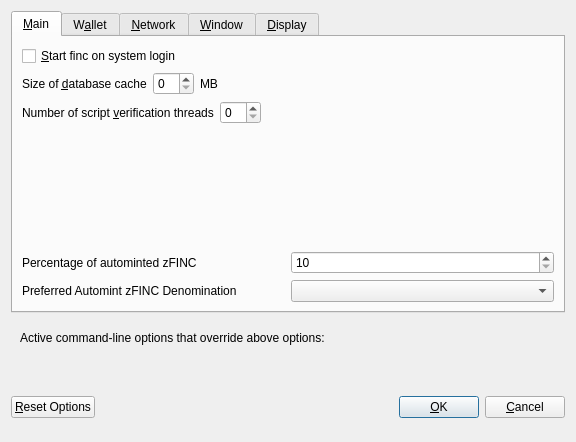
<?xml version="1.0" encoding="UTF-8"?>
<ui version="4.0">
 <class>OptionsDialog</class>
 <widget class="QDialog" name="OptionsDialog">
  <property name="geometry">
   <rect>
    <x>0</x>
    <y>0</y>
    <width>576</width>
    <height>442</height>
   </rect>
  </property>
  <property name="windowTitle">
   <string>Options</string>
  </property>
  <property name="modal">
   <bool>true</bool>
  </property>
  <layout class="QVBoxLayout" name="verticalLayout">
   <item>
    <widget class="QTabWidget" name="tabWidget">
     <property name="currentIndex">
      <number>0</number>
     </property>
     <widget class="QWidget" name="tabMain">
      <attribute name="title">
       <string>&amp;Main</string>
      </attribute>
      <layout class="QVBoxLayout" name="verticalLayout_Main">
       <item>
        <widget class="QCheckBox" name="bitcoinAtStartup">
         <property name="toolTip">
          <string>Automatically start finc after logging in to the system.</string>
         </property>
         <property name="text">
          <string>&amp;Start finc on system login</string>
         </property>
        </widget>
       </item>
       <item>
        <layout class="QHBoxLayout" name="horizontalLayout_2_Main">
         <item>
          <widget class="QLabel" name="databaseCacheLabel">
           <property name="text">
            <string>Size of &amp;database cache</string>
           </property>
           <property name="textFormat">
            <enum>Qt::PlainText</enum>
           </property>
           <property name="buddy">
            <cstring>databaseCache</cstring>
           </property>
          </widget>
         </item>
         <item>
          <widget class="QSpinBox" name="databaseCache"/>
         </item>
         <item>
          <widget class="QLabel" name="databaseCacheUnitLabel">
           <property name="text">
            <string>MB</string>
           </property>
           <property name="textFormat">
            <enum>Qt::PlainText</enum>
           </property>
          </widget>
         </item>
         <item>
          <spacer name="horizontalSpacer_2_Main">
           <property name="orientation">
            <enum>Qt::Horizontal</enum>
           </property>
           <property name="sizeHint" stdset="0">
            <size>
             <width>40</width>
             <height>20</height>
            </size>
           </property>
          </spacer>
         </item>
        </layout>
       </item>
       <item>
        <layout class="QHBoxLayout" name="horizontalLayout_3_Main">
         <item>
          <widget class="QLabel" name="threadsScriptVerifLabel">
           <property name="text">
            <string>Number of script &amp;verification threads</string>
           </property>
           <property name="textFormat">
            <enum>Qt::PlainText</enum>
           </property>
           <property name="buddy">
            <cstring>threadsScriptVerif</cstring>
           </property>
          </widget>
         </item>
         <item>
          <widget class="QSpinBox" name="threadsScriptVerif">
           <property name="toolTip">
            <string>(0 = auto, &lt;0 = leave that many cores free)</string>
           </property>
          </widget>
         </item>
         <item>
          <spacer name="horizontalSpacer_3_Main">
           <property name="orientation">
            <enum>Qt::Horizontal</enum>
           </property>
           <property name="sizeHint" stdset="0">
            <size>
             <width>40</width>
             <height>20</height>
            </size>
           </property>
          </spacer>
         </item>
        </layout>
       </item>
       <item>
        <spacer name="verticalSpacer_2">
         <property name="orientation">
          <enum>Qt::Vertical</enum>
         </property>
         <property name="sizeHint" stdset="0">
          <size>
           <width>20</width>
           <height>40</height>
          </size>
         </property>
        </spacer>
       </item>
       <item>
        <layout class="QHBoxLayout" name="horizontalLayout_3">
         <item>
          <widget class="QLabel" name="percentage_label">
           <property name="toolTip">
            <string>Percentage of incoming FINC which get automatically converted to zFINC via Zerocoin Protocol (min: 10%)</string>
           </property>
           <property name="text">
            <string>Percentage of autominted zFINC</string>
           </property>
          </widget>
         </item>
         <item>
          <widget class="QSpinBox" name="zeromintPercentage">
           <property name="minimum">
            <number>10</number>
           </property>
           <property name="maximum">
            <number>100</number>
           </property>
          </widget>
         </item>
        </layout>
       </item>
       <item>
        <layout class="QHBoxLayout" name="horizontalLayout" stretch="0,0">
         <property name="sizeConstraint">
          <enum>QLayout::SetFixedSize</enum>
         </property>
         <item>
          <widget class="QLabel" name="labelPreferredDenom">
           <property name="maximumSize">
            <size>
             <width>16777215</width>
             <height>16777215</height>
            </size>
           </property>
           <property name="toolTip">
            <string>Wait with automatic conversion to Zerocoin until enough FINC for this denomination is available</string>
           </property>
           <property name="text">
            <string>Preferred Automint zFINC Denomination</string>
           </property>
          </widget>
         </item>
         <item>
          <widget class="QComboBox" name="preferredDenom">
           <property name="maximumSize">
            <size>
             <width>16777215</width>
             <height>27</height>
            </size>
           </property>
           <property name="toolTip">
            <string>Wait with automatic conversion to Zerocoin until enough FINC for this denomination is available</string>
           </property>
           <property name="maxVisibleItems">
            <number>9</number>
           </property>
           <property name="maxCount">
            <number>9</number>
           </property>
          </widget>
         </item>
        </layout>
       </item>
      </layout>
     </widget>
     <widget class="QWidget" name="tabWallet">
      <attribute name="title">
       <string>W&amp;allet</string>
      </attribute>
      <layout class="QVBoxLayout" name="verticalLayout_Wallet">
       <item>
        <widget class="QGroupBox" name="groupBox">
         <property name="title">
          <string>Expert</string>
         </property>
         <layout class="QVBoxLayout" name="verticalLayout_2">
          <item>
           <widget class="QCheckBox" name="coinControlFeatures">
            <property name="toolTip">
             <string>Whether to show coin control features or not.</string>
            </property>
            <property name="text">
             <string>Enable coin &amp;control features</string>
            </property>
           </widget>
          </item>
          <item>
           <widget class="QCheckBox" name="showMasternodesTab">
            <property name="toolTip">
             <string>Show additional tab listing all your masternodes in first sub-tab&lt;br/&gt;and all masternodes on the network in second sub-tab.</string>
            </property>
            <property name="text">
             <string>Show Masternodes Tab</string>
            </property>
           </widget>
          </item>
          <item>
           <widget class="QCheckBox" name="spendZeroConfChange">
            <property name="toolTip">
             <string>If you disable the spending of unconfirmed change, the change from a transaction&lt;br/&gt;cannot be used until that transaction has at least one confirmation.&lt;br/&gt;This also affects how your balance is computed.</string>
            </property>
            <property name="text">
             <string>&amp;Spend unconfirmed change</string>
            </property>
           </widget>
          </item>
         </layout>
        </widget>
       </item>
       <item>
        <spacer name="verticalSpacer_Wallet">
         <property name="orientation">
          <enum>Qt::Vertical</enum>
         </property>
         <property name="sizeHint" stdset="0">
          <size>
           <width>20</width>
           <height>40</height>
          </size>
         </property>
        </spacer>
       </item>
      </layout>
     </widget>
     <widget class="QWidget" name="tabNetwork">
      <attribute name="title">
       <string>&amp;Network</string>
      </attribute>
      <layout class="QVBoxLayout" name="verticalLayout_Network">
       <item>
        <widget class="QCheckBox" name="mapPortUpnp">
         <property name="toolTip">
          <string>Automatically open the finc client port on the router. This only works when your router supports UPnP and it is enabled.</string>
         </property>
         <property name="text">
          <string>Map port using &amp;UPnP</string>
         </property>
        </widget>
       </item>
       <item>
        <widget class="QCheckBox" name="allowIncoming">
         <property name="toolTip">
          <string>Accept connections from outside</string>
         </property>
         <property name="text">
          <string>Allow incoming connections</string>
         </property>
        </widget>
       </item>
       <item>
        <widget class="QCheckBox" name="connectSocks">
         <property name="toolTip">
          <string>Connect to the finc network through a SOCKS5 proxy.</string>
         </property>
         <property name="text">
          <string>&amp;Connect through SOCKS5 proxy (default proxy):</string>
         </property>
        </widget>
       </item>
       <item>
        <layout class="QHBoxLayout" name="horizontalLayout_1_Network">
         <item>
          <widget class="QLabel" name="proxyIpLabel">
           <property name="text">
            <string>Proxy &amp;IP:</string>
           </property>
           <property name="textFormat">
            <enum>Qt::PlainText</enum>
           </property>
           <property name="buddy">
            <cstring>proxyIp</cstring>
           </property>
          </widget>
         </item>
         <item>
          <widget class="QValidatedLineEdit" name="proxyIp">
           <property name="minimumSize">
            <size>
             <width>140</width>
             <height>0</height>
            </size>
           </property>
           <property name="maximumSize">
            <size>
             <width>140</width>
             <height>16777215</height>
            </size>
           </property>
           <property name="toolTip">
            <string>IP address of the proxy (e.g. IPv4: 127.0.0.1 / IPv6: ::1)</string>
           </property>
          </widget>
         </item>
         <item>
          <widget class="QLabel" name="proxyPortLabel">
           <property name="text">
            <string>&amp;Port:</string>
           </property>
           <property name="textFormat">
            <enum>Qt::PlainText</enum>
           </property>
           <property name="buddy">
            <cstring>proxyPort</cstring>
           </property>
          </widget>
         </item>
         <item>
          <widget class="QLineEdit" name="proxyPort">
           <property name="minimumSize">
            <size>
             <width>55</width>
             <height>0</height>
            </size>
           </property>
           <property name="maximumSize">
            <size>
             <width>55</width>
             <height>16777215</height>
            </size>
           </property>
           <property name="toolTip">
            <string>Port of the proxy (e.g. 9050)</string>
           </property>
          </widget>
         </item>
         <item>
          <spacer name="horizontalSpacer_1_Network">
           <property name="orientation">
            <enum>Qt::Horizontal</enum>
           </property>
           <property name="sizeHint" stdset="0">
            <size>
             <width>40</width>
             <height>20</height>
            </size>
           </property>
          </spacer>
         </item>
        </layout>
       </item>
       <item>
        <spacer name="verticalSpacer_Network">
         <property name="orientation">
          <enum>Qt::Vertical</enum>
         </property>
         <property name="sizeHint" stdset="0">
          <size>
           <width>20</width>
           <height>40</height>
          </size>
         </property>
        </spacer>
       </item>
      </layout>
     </widget>
     <widget class="QWidget" name="tabWindow">
      <attribute name="title">
       <string>&amp;Window</string>
      </attribute>
      <layout class="QVBoxLayout" name="verticalLayout_Window">
       <item>
        <widget class="QCheckBox" name="minimizeToTray">
         <property name="toolTip">
          <string>Show only a tray icon after minimizing the window.</string>
         </property>
         <property name="text">
          <string>&amp;Minimize to the tray instead of the taskbar</string>
         </property>
        </widget>
       </item>
       <item>
        <widget class="QCheckBox" name="minimizeOnClose">
         <property name="toolTip">
          <string>Minimize instead of exit the application when the window is closed. When this option is enabled, the application will be closed only after selecting Quit in the menu.</string>
         </property>
         <property name="text">
          <string>M&amp;inimize on close</string>
         </property>
        </widget>
       </item>
       <item>
        <spacer name="verticalSpacer_Window">
         <property name="orientation">
          <enum>Qt::Vertical</enum>
         </property>
         <property name="sizeHint" stdset="0">
          <size>
           <width>20</width>
           <height>40</height>
          </size>
         </property>
        </spacer>
       </item>
      </layout>
     </widget>
     <widget class="QWidget" name="tabDisplay">
      <attribute name="title">
       <string>&amp;Display</string>
      </attribute>
      <layout class="QVBoxLayout" name="verticalLayout_Display">
       <item>
        <layout class="QHBoxLayout" name="horizontalLayout_1_Display">
         <item>
          <widget class="QLabel" name="langLabel">
           <property name="text">
            <string>User Interface &amp;language:</string>
           </property>
           <property name="textFormat">
            <enum>Qt::PlainText</enum>
           </property>
           <property name="buddy">
            <cstring>lang</cstring>
           </property>
          </widget>
         </item>
         <item>
          <widget class="QValueComboBox" name="lang">
           <property name="toolTip">
            <string>The user interface language can be set here. This setting will take effect after restarting finc.</string>
           </property>
          </widget>
         </item>
        </layout>
       </item>
       <item>
        <widget class="QLabel" name="label_3">
         <property name="toolTip">
          <string notr="true"/>
         </property>
         <property name="statusTip">
          <string notr="true"/>
         </property>
         <property name="whatsThis">
          <string notr="true"/>
         </property>
         <property name="accessibleName">
          <string notr="true"/>
         </property>
         <property name="text">
          <string>Language missing or translation incomplete? Help contributing translations here:
https://www.transifex.com/finc-project/finc-project-translations</string>
         </property>
         <property name="wordWrap">
          <bool>true</bool>
         </property>
         <property name="openExternalLinks">
          <bool>true</bool>
         </property>
         <property name="textInteractionFlags">
          <set>Qt::TextBrowserInteraction</set>
         </property>
        </widget>
       </item>
       <item>
        <layout class="QHBoxLayout" name="horizontalLayout_4_Display" stretch="0,0">
         <item>
          <widget class="QLabel" name="themeLabel">
           <property name="text">
            <string>User Interface Theme:</string>
           </property>
          </widget>
         </item>
         <item>
          <widget class="QValueComboBox" name="theme"/>
         </item>
        </layout>
       </item>
       <item>
        <widget class="Line" name="line">
         <property name="orientation">
          <enum>Qt::Horizontal</enum>
         </property>
        </widget>
       </item>
       <item>
        <layout class="QHBoxLayout" name="horizontalLayout_2_Display">
         <item>
          <widget class="QLabel" name="unitLabel">
           <property name="text">
            <string>&amp;Unit to show amounts in:</string>
           </property>
           <property name="textFormat">
            <enum>Qt::PlainText</enum>
           </property>
           <property name="buddy">
            <cstring>unit</cstring>
           </property>
          </widget>
         </item>
         <item>
          <widget class="QValueComboBox" name="unit">
           <property name="toolTip">
            <string>Choose the default subdivision unit to show in the interface and when sending coins.</string>
           </property>
          </widget>
         </item>
        </layout>
       </item>
       <item>
        <layout class="QHBoxLayout" name="horizontalLayout_5_Display">
         <item>
          <widget class="QLabel" name="digitsLabel">
           <property name="text">
            <string>Decimal digits</string>
           </property>
          </widget>
         </item>
         <item>
          <widget class="QValueComboBox" name="digits"/>
         </item>
        </layout>
       </item>
       <item>
        <layout class="QHBoxLayout" name="horizontalLayout_3_Display">
         <item>
          <widget class="QLabel" name="thirdPartyTxUrlsLabel">
           <property name="toolTip">
            <string>Third party URLs (e.g. a block explorer) that appear in the transactions tab as context menu items. %s in the URL is replaced by transaction hash. Multiple URLs are separated by vertical bar |.</string>
           </property>
           <property name="text">
            <string>Third party transaction URLs</string>
           </property>
           <property name="buddy">
            <cstring>thirdPartyTxUrls</cstring>
           </property>
          </widget>
         </item>
         <item>
          <widget class="QLineEdit" name="thirdPartyTxUrls">
           <property name="toolTip">
            <string>Third party URLs (e.g. a block explorer) that appear in the transactions tab as context menu items. %s in the URL is replaced by transaction hash. Multiple URLs are separated by vertical bar |.</string>
           </property>
          </widget>
         </item>
        </layout>
       </item>
       <item>
        <spacer name="verticalSpacer">
         <property name="orientation">
          <enum>Qt::Vertical</enum>
         </property>
         <property name="sizeHint" stdset="0">
          <size>
           <width>20</width>
           <height>40</height>
          </size>
         </property>
        </spacer>
       </item>
      </layout>
     </widget>
    </widget>
   </item>
   <item>
    <widget class="QFrame" name="frame">
     <layout class="QVBoxLayout" name="verticalLayout_Bottom">
      <item>
       <layout class="QHBoxLayout" name="horizontalLayout_Bottom">
        <item>
         <widget class="QLabel" name="overriddenByCommandLineInfoLabel">
          <property name="text">
           <string>Active command-line options that override above options:</string>
          </property>
          <property name="textFormat">
           <enum>Qt::PlainText</enum>
          </property>
         </widget>
        </item>
        <item>
         <spacer name="horizontalSpacer_Bottom">
          <property name="orientation">
           <enum>Qt::Horizontal</enum>
          </property>
          <property name="sizeHint" stdset="0">
           <size>
            <width>40</width>
            <height>20</height>
           </size>
          </property>
         </spacer>
        </item>
       </layout>
      </item>
      <item>
       <widget class="QLabel" name="overriddenByCommandLineLabel">
        <property name="text">
         <string/>
        </property>
        <property name="textFormat">
         <enum>Qt::PlainText</enum>
        </property>
        <property name="wordWrap">
         <bool>true</bool>
        </property>
       </widget>
      </item>
     </layout>
    </widget>
   </item>
   <item>
    <layout class="QHBoxLayout" name="horizontalLayout_Buttons">
     <item>
      <widget class="QPushButton" name="resetButton">
       <property name="toolTip">
        <string>Reset all client options to default.</string>
       </property>
       <property name="text">
        <string>&amp;Reset Options</string>
       </property>
       <property name="autoDefault">
        <bool>false</bool>
       </property>
      </widget>
     </item>
     <item>
      <spacer name="horizontalSpacer_1">
       <property name="orientation">
        <enum>Qt::Horizontal</enum>
       </property>
       <property name="sizeHint" stdset="0">
        <size>
         <width>40</width>
         <height>48</height>
        </size>
       </property>
      </spacer>
     </item>
     <item>
      <widget class="QLabel" name="statusLabel">
       <property name="minimumSize">
        <size>
         <width>200</width>
         <height>0</height>
        </size>
       </property>
       <property name="font">
        <font>
         <weight>75</weight>
         <bold>true</bold>
        </font>
       </property>
       <property name="text">
        <string/>
       </property>
       <property name="textFormat">
        <enum>Qt::PlainText</enum>
       </property>
       <property name="wordWrap">
        <bool>true</bool>
       </property>
      </widget>
     </item>
     <item>
      <spacer name="horizontalSpacer_2">
       <property name="orientation">
        <enum>Qt::Horizontal</enum>
       </property>
       <property name="sizeHint" stdset="0">
        <size>
         <width>40</width>
         <height>48</height>
        </size>
       </property>
      </spacer>
     </item>
     <item>
      <widget class="QPushButton" name="okButton">
       <property name="text">
        <string>&amp;OK</string>
       </property>
       <property name="autoDefault">
        <bool>false</bool>
       </property>
       <property name="default">
        <bool>true</bool>
       </property>
      </widget>
     </item>
     <item>
      <widget class="QPushButton" name="cancelButton">
       <property name="text">
        <string>&amp;Cancel</string>
       </property>
       <property name="autoDefault">
        <bool>false</bool>
       </property>
      </widget>
     </item>
    </layout>
   </item>
  </layout>
 </widget>
 <customwidgets>
  <customwidget>
   <class>QValidatedLineEdit</class>
   <extends>QLineEdit</extends>
   <header>qvalidatedlineedit.h</header>
  </customwidget>
  <customwidget>
   <class>QValueComboBox</class>
   <extends>QComboBox</extends>
   <header>qvaluecombobox.h</header>
  </customwidget>
 </customwidgets>
 <resources/>
 <connections/>
</ui>
